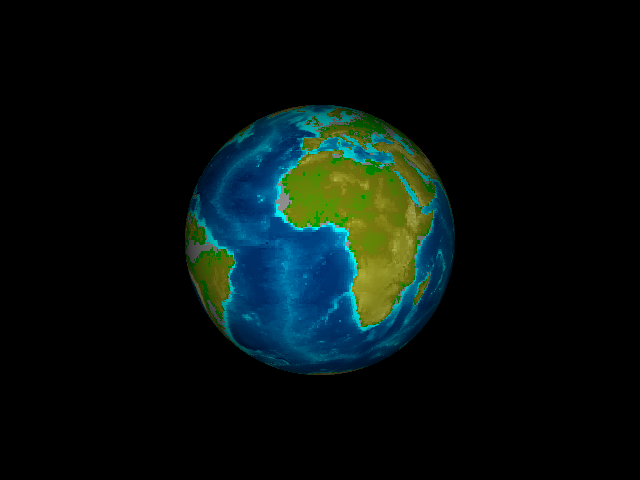

Reproduce this figure in Python.
#!/usr/bin/env python

# Map an earth texture onto a sphere using vtkTexturedSphereSource.

import os
from pathlib import Path

# Factory overrides: importing these modules registers the OpenGL rendering
# and interaction style implementations for vtkRenderingCore factory classes.
import vtkmodules.vtkInteractionStyle  # noqa: F401
import vtkmodules.vtkRenderingOpenGL2  # noqa: F401

# VTK pipeline classes used in this example
from vtkmodules.vtkFiltersSources import vtkTexturedSphereSource
from vtkmodules.vtkFiltersTexture import vtkTransformTextureCoords
from vtkmodules.vtkIOImage import vtkImageReader2Factory
from vtkmodules.vtkRenderingCore import (
    vtkActor,
    vtkPolyDataMapper,
    vtkRenderWindow,
    vtkRenderWindowInteractor,
    vtkRenderer,
    vtkTexture,
)

# Colors (normalized RGB)
black_rgb = (0.0, 0.0, 0.0)

# Data: locate the earth texture image
data_dir = Path(os.environ.get("VPE_DATA_DIR", Path(__file__).parent))
file_name = str(data_dir / "earth.ppm")

# Source: create a sphere with built-in texture coordinates.
# vtkTexturedSphereSource generates a sphere with proper spherical
# texture coordinates for mapping equirectangular images.
sphere = vtkTexturedSphereSource()
sphere.SetThetaResolution(100)
sphere.SetPhiResolution(100)

# TransformTextureCoords: shift the texture coordinates so the prime
# meridian is centered in the view (Null Island at 0°N 0°E).
transform_texture = vtkTransformTextureCoords()
transform_texture.SetInputConnection(sphere.GetOutputPort())
transform_texture.SetPosition(0.25, 0.0, 0.0)

# Texture: load the earth image
reader_factory = vtkImageReader2Factory()
image_reader = reader_factory.CreateImageReader2(file_name)
image_reader.SetFileName(file_name)
image_reader.Update()

texture = vtkTexture()
texture.SetInputConnection(image_reader.GetOutputPort())

# Mapper: map polygon data to graphics primitives
mapper = vtkPolyDataMapper()
mapper.SetInputConnection(transform_texture.GetOutputPort())

# Actor: assign the mapped geometry and apply the earth texture
actor = vtkActor()
actor.SetMapper(mapper)
actor.SetTexture(texture)

# Renderer: assemble the scene
renderer = vtkRenderer()
renderer.AddActor(actor)
renderer.SetBackground(black_rgb)

# Window: display the rendered scene
render_window = vtkRenderWindow()
render_window.AddRenderer(renderer)
render_window.SetWindowName("textured sphere")
render_window.SetMultiSamples(0)
render_window.SetSize(640, 480)

# Scene: configure camera
renderer.ResetCamera()
renderer.GetActiveCamera().Elevation(-90)

# Interactor: handle mouse and keyboard events
render_window_interactor = vtkRenderWindowInteractor()
render_window_interactor.SetRenderWindow(render_window)

# Launch the interactive visualization
render_window_interactor.Initialize()
render_window_interactor.Start()
